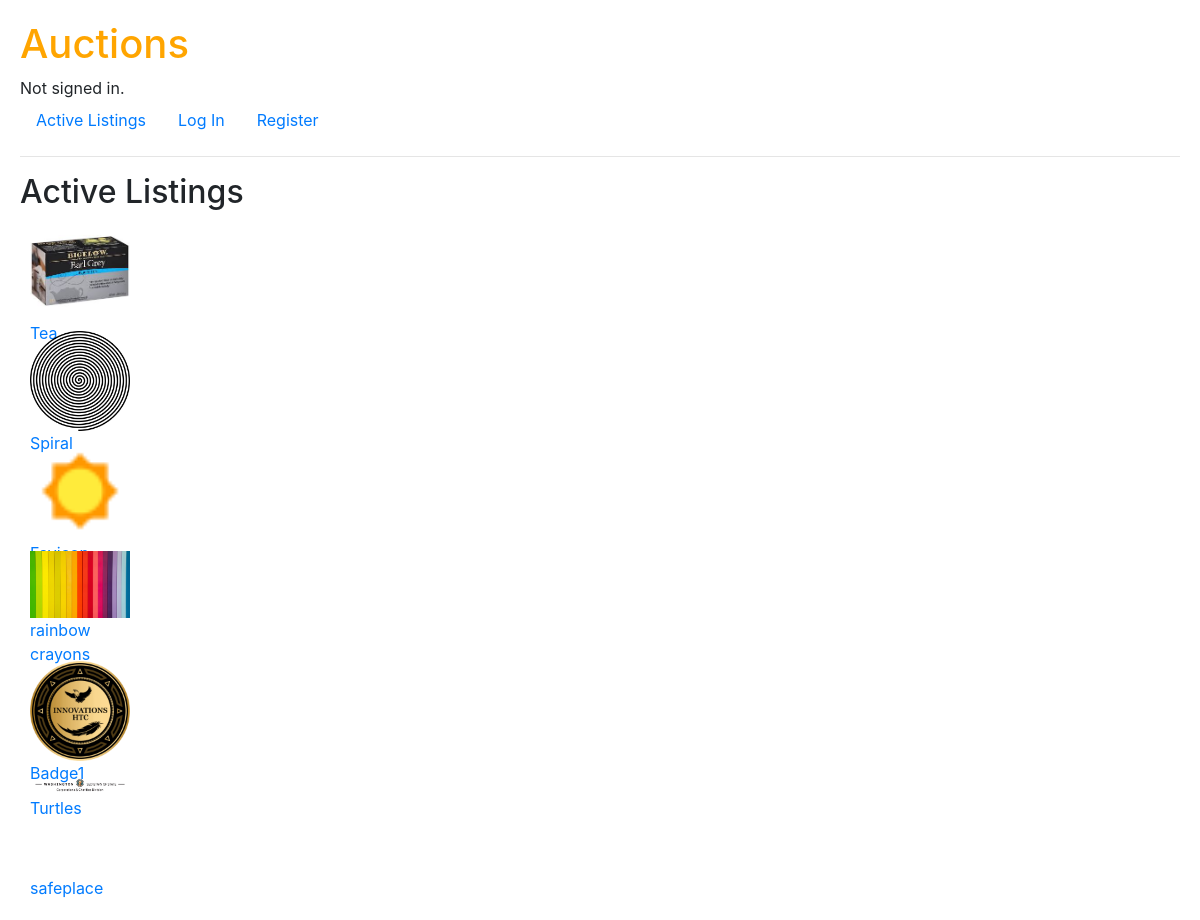
The app's page /, older data.
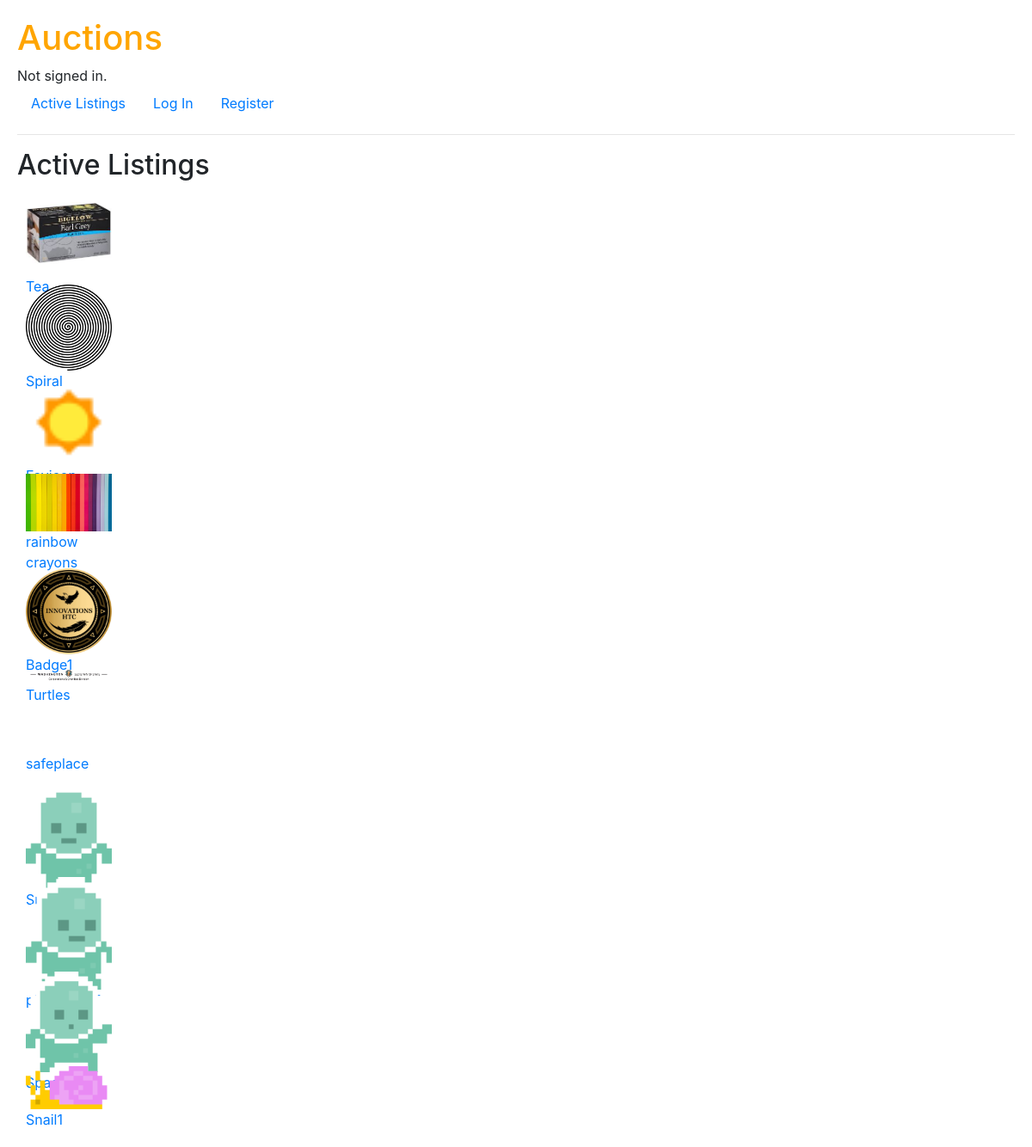
The same page, newer data.
### auctions/models.py (models this page shows, shortened)
class Listing(models.Model):
    title = models.CharField(max_length=125)
    description = models.CharField(max_length=250, blank=True)
    start_bid = models.DecimalField(max_digits=7, decimal_places=2)
    image = models.ImageField(upload_to='media', null=True, blank=True)
    is_active = models.BooleanField(default=True)
    category = models.CharField(max_length=45, null=True, blank=True)

### auctions/views.py (the view)
# urls.py: path("", views.index, name="index"),
def index(request):
    user = request.user
    return render(request, "auctions/index.html", {
        "listings": Listing.objects.all(),
        "user": user
    })

### auctions/templates/auctions/index.html (shortened to what this page needs)
{% extends "auctions/layout.html" %}
{% block body %}
    <h2>Active Listings</h2>
    {% for listing in listings %}
    {% if listing.is_active %}
    <div class="active-container">
        <a href="{% url 'listing' listing.id %}"><img src="{{ listing.image.url }}">{{ listing.title }}</a> <br>
    </div>
    {% endif %}
    {% endfor %}
{% endblock %}

### auctions/templates/auctions/layout.html (shortened to what this page needs)
{% load static %}
<!DOCTYPE html>
<html lang="en">
    <head>
        <link rel="stylesheet" href="https://stackpath.bootstrapcdn.com/bootstrap/4.4.1/css/bootstrap.min.css">
        <link href="{% static 'auctions/styles.css' %}" rel="stylesheet">
    </head>
    <body>
        <h1>Auctions</h1>
        <div>
            {% if user.is_authenticated %}
                Signed in as <strong>{{ user.username }}</strong>.
            {% else %}
                Not signed in.
            {% endif %}
        </div>
        <ul class="nav">
            <li class="nav-item">
                <a class="nav-link" href="{% url 'index' %}">Active Listings</a>
            </li>
            {% if user.is_authenticated %}
                <li class="nav-item">
                    <a class="nav-link" href="{% url 'logout' %}">Log Out</a>
                </li>
                <li class="nav-item">
                    <a class="nav-link" href="{% url 'create' %}">Create Listing</a>
                </li>
                <li class="nav-item">
                    <a class="nav-link" href="{% url 'watchlist' %}">Watch</a>
                </li>
            {% else %}
                <li class="nav-item">
                    <a class="nav-link" href="{% url 'login' %}">Log In</a>
                </li>
                <li class="nav-item">
                    <a class="nav-link" href="{% url 'register' %}">Register</a>
                </li>
            {% endif %}
        </ul>
        <hr>
        {% block body %}
        {% endblock %}
    </body>
</html>

### auctions/static/auctions/styles.css (style rules this page uses)
body { margin: 20px; }
h1 { color: orange; }
.active-container { margin: 10px; max-width: 100px; max-height: 100px; }
.active-container img { width: 100%; height: 100%; }

Row changes from the older to the newer data that the page shows:
added Listing: image (picture)
added Listing: image (picture)
added Listing: image (picture)
added Listing: image (picture), title "Snail1"
